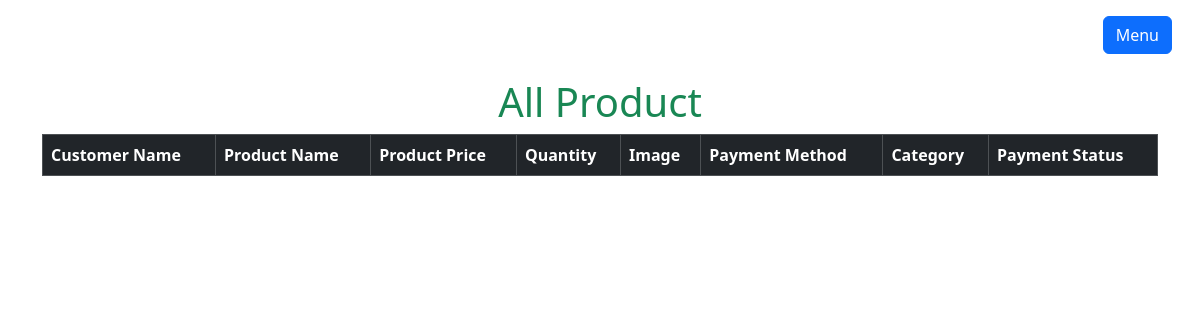
The page /product/orderlist/ on the database as committed earlier.
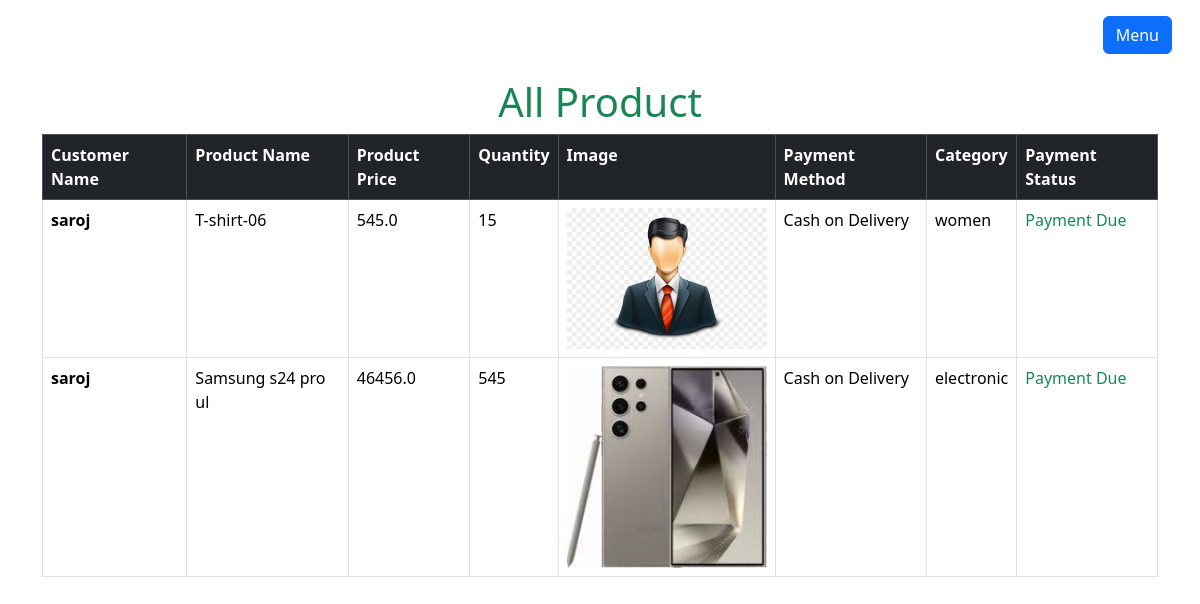
The same page on the database as committed later.
### users/models.py (models this page shows)
class Order(models.Model):
    PAYMENT = (
        ('Cash on Delivery', 'Cash on Delivery'),
        ('Esewa','Esewa')
    )
    product = models.ForeignKey(Product, on_delete=models.CASCADE)
    user = models.ForeignKey(User, on_delete=models.CASCADE)
    quantity = models.IntegerField()
    total_price = models.IntegerField()
    payment_method = models.CharField(max_length=200, choices=PAYMENT)
    payment_status = models.BooleanField(default=False)
    contact_no = models.IntegerField()
    address = models.CharField(max_length=200)

### product/models.py (models this page shows, shortened)
class Product(models.Model):
    product_name = models.CharField(max_length=200, null=False)
    product_price = models.FloatField( null=False)
    quantity = models.IntegerField(null=False)
    description = models.TextField()
    image = models.FileField(upload_to='static/updates', null=True)
    category = models.ForeignKey(Category, on_delete=models.CASCADE,null=True)
    created_at = models.DateTimeField(auto_now_add=True)

class Category(models.Model):
    category_name = models.CharField(max_length=200, unique=True, null=True)
    def __str__(self):
        return self.category_name

### product/views.py (the view)
# urls.py: path('orderlist/',views.orderlist,name='orderlist')
def orderlist(request):
    order =Order.objects.all()
    context = {
        'order':order
    }
    return render(request,'products/orderlist.html',context)

### product/templates/products/orderlist.html (shortened to what this page needs)
{% extends "admins/index.html" %}
{% load static %}
{% load crispy_forms_tags %}
{% block admin_content %}
<div class="container mt-2 mb-4">
    <div class="d-flex row justify-content-center">
        <div class="col-md-12">
            <h1 class="text-success text-center">All Product </h1>
            <table class="table table-bordered">
                <tr class="table-dark">
                    <th>Customer Name</th>
                    <th>Product Name</th>
                    <th>Product Price</th>
                    <th>Quantity</th>
                    <th>Image</th>
                    <th>Payment Method</th>
                    <th>Category</th>
                    <th>Payment Status</th>
                </tr>
                {%  for o in order %}
                <tr>
                    <th>{{o.user.username}}</th>
                    <td>{{o.product.product_name}}</td>
                    <td>{{o.product.product_price}}</td>
                    <td>{{o.quantity}}</td>
                    <td>
                        <img src="/{{o.product.image}}" alt="{{o.product.product_name}}" width="200px">
                    </td>
                    <td>{{o.payment_method}}</td>
                    <td>{{o.product.category}}</td>
                     <td>
                     {% if o.payment_status == True %} <span class="text-success">Payment Completed</span>
                      {% else %}
                      <span class="text-success">Payment Due</span>
                      {% endif %}
                     </td>
                </tr>
                {% endfor %}
            </table>
        </div>
    </div>
</div>
{% endblock %}

### adminpage/templates/admins/index.html (shortened to what this page needs)
<!DOCTYPE html>
<html lang="en">
<head>
    {% load static %}
    <link href="https://cdn.jsdelivr.net/npm/bootstrap@5.3.3/dist/css/bootstrap.min.css" rel="stylesheet">
    <link rel="stylesheet" href="https://cdn.jsdelivr.net/npm/bootstrap-icons@1.11.3/font/bootstrap-icons.min.css">
    <link
    rel="stylesheet"
    href="https://pro.fontawesome.com/releases/v5.10.0/css/all.css"
  />
</head>
<body>
    <div class="container-fluid">
        <div class="d-flex justify-content-end">
          <div class="m-3">
            <button
              class="btn btn-primary"
              type="button"
              data-bs-toggle="offcanvas"
              data-bs-target="#offcanvasRight"
              aria-controls="offcanvasRight"
            >
              Menu
            </button>
          </div>
        </div>
      </div>
      {% block admin_content %}
      {% endblock admin_content %}
</body>
</html>

Rows that differ between the two databases and show on the page:
added Order: user.username "saroj", product.product_name "T-shirt-06", product.product_price "545.0", quantity "15", product.image (picture), payment_method "Cash on Delivery", product.category "women", payment_status "Payment Due"
added Order: user.username "saroj", product.product_name "Samsung s24 pro ul", product.product_price "46456.0", quantity "545", product.image (picture), payment_method "Cash on Delivery", product.category "electronic", payment_status "Payment Due"
